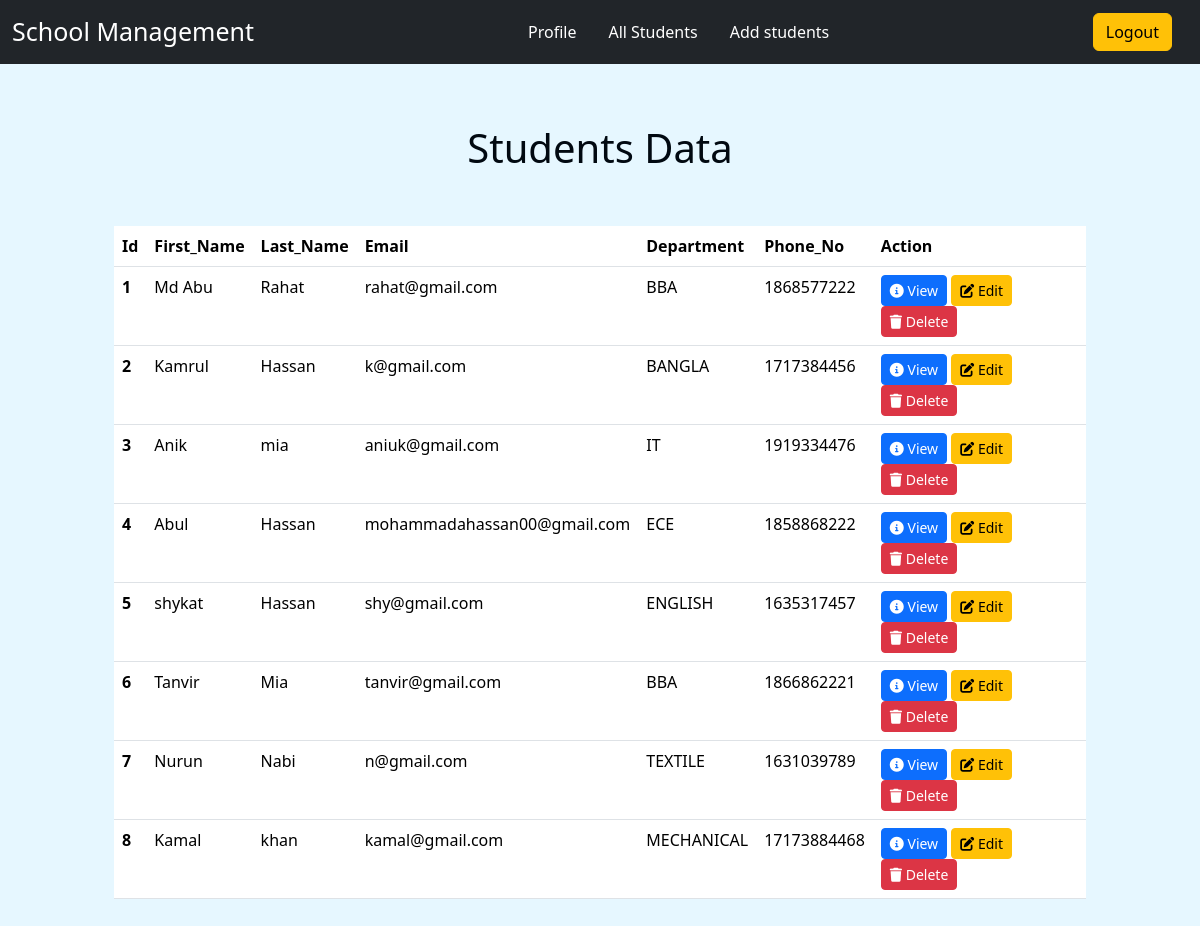
The app's page / (signed in) with its own data.
### first_app/models.py (models this page shows, shortened)
class Student(models.Model):
    First_name=models.CharField(max_length=20)
    Last_name=models.CharField(max_length=20)
    Email=models.EmailField()
    Department=models.CharField(max_length=30,choices=DEPARTMENT)
    Phone_NO=models.PositiveIntegerField()

### first_app/views.py (the view)
# urls.py: path('',views.home,name='home'),
def home(request):
    if request.user.is_authenticated:
        student=Student.objects.all()
        return render(request,'list_student.html',{'student': student})
    else:
        return redirect('login')

### templates/list_student.html (shortened to what this page needs)
{% extends "index.html" %}
{% block content %}
{%if student%}
<h1 class='student'>Students Data</h1>
<div class="div-container">
    <table class="table table-hover">
        <thead>
            <tr>
                <th scope="col">Id</th>
                <th scope="col">First_Name</th>
                <th scope="col">Last_Name</th>
                <th scope="col">Email</th>
                <th scope="col">Department</th>
                <th scope="col">Phone_No</th>
                <th scope="col">Action</th>
              </tr>
        </thead>
        <tbody>
            {% for st in student %}
          <tr>
            <th scope="row">{{st.id}}</th>
            <td>{{st.First_name}}</td>
            <td>{{st.Last_name}}</td>
            <td>{{st.Email}}</td>
            <td>{{st.Department}}</td>
            <td>{{st.Phone_NO}}</td>
            <td >
                <button type="button" class="btn btn-primary btn-sm" data-bs-toggle="modal" data-bs-target="#viewModal{{st.id}}"><i class="fa-solid fa-circle-info"></i> View</button>
<a href="{% url "edit_student" st.id %}"><button type="button" class="btn btn-warning btn-sm"><i class="fa-solid fa-pen-to-square"></i> Edit</button></a>
<button type="button" class="btn btn-danger btn-sm" data-toggle="modal" data-target="#deleteModal{{ st.id }}">
    <i class="fa-solid fa-trash"></i> Delete
</button>
            </td>
          </tr>
          {% endfor %}
        </tbody>
      </table>
      {%else%}
      <div class="alert alert-warning text-center" role="alert">
        No data found
      </div>
      {%endif%}
</div>
{% endblock content %}

### templates/index.html (shortened to what this page needs)
{% load static %}
<!doctype html>
<html lang="en">
  <head>
<link href="https://cdn.jsdelivr.net/npm/bootstrap@5.3.5/dist/css/bootstrap.min.css" rel="stylesheet">
<link rel="stylesheet" href="{% static 'css/style.css' %}">
<link href="https://cdnjs.cloudflare.com/ajax/libs/font-awesome/6.0.0-beta3/css/all.min.css" rel="stylesheet">
  </head>
  <body>
  {% include 'navbar.html'%}
  <div class="div-container">
    {% block content %}
    {% endblock content %}
  </div>
  </body>
</html>

### templates/navbar.html (shortened to what this page needs)
<nav class="navbar navbar-expand-lg navbar-dark bg-dark">
    <div class="container-fluid">
      <a class="navbar-brand" href="/">School Management</a>
      <div class="collapse navbar-collapse" id="navbarSupportedContent">
        {% if user.is_authenticated %}
        <ul class="navbar-nav me-auto mb-2 mb-lg-0 gap-3 ">
        <a class="nav-link text-white" href="{% url 'profile' %}">Profile</a>
        <a class="nav-link text-white" href="/">All Students</a>
        <a class="nav-link text-white " href="{% url 'add_student'%}">Add students</a>
        </ul>
          <a href="{% url 'logout'%}" class='btn btn-warning mx-3'>Logout</a>
          {% else %}
          <div class='ms-auto'>
          <a href="{% url 'login'%}" class='btn btn-warning mx-3 '>login</a>
          <a href="{% url 'register'%}" class='btn btn-success'>Register</a>
          </div>
        {%endif%}
      </div>
    </div>
  </nav>

### first_app/static/css/style.css (style rules this page uses)
body { background: none; background-color: #E6F7FF !important; }
.navbar-brand { font-size: 25px; }
.navbar-nav { padding-left: 250px; color: aliceblue; }
.div-container { padding-left: 8%; padding-right: 8%; padding: 5%; }
.student { width: 50%; text-align: center; margin: auto; color: rgb(1, 9, 17); }

### records on screen
Student: id "1", First_name "Md Abu", Last_name "Rahat", Email "rahat@gmail.com", Department "BBA", Phone_NO "1868577222"
Student: id "2", First_name "Kamrul", Last_name "Hassan", Email "k@gmail.com", Department "BANGLA", Phone_NO "1717384456"
Student: id "3", First_name "Anik", Last_name "mia", Email "aniuk@gmail.com", Department "IT", Phone_NO "1919334476"
Student: id "4", First_name "Abul", Last_name "Hassan", Email "mohammadahassan00@gmail.com", Department "ECE", Phone_NO "1858868222"
Student: id "5", First_name "shykat", Last_name "Hassan", Email "shy@gmail.com", Department "ENGLISH", Phone_NO "1635317457"
Student: id "6", First_name "Tanvir", Last_name "Mia", Email "tanvir@gmail.com", Department "BBA", Phone_NO "1866862221"
Student: id "7", First_name "Nurun", Last_name "Nabi", Email "n@gmail.com", Department "TEXTILE", Phone_NO "1631039789"
Student: id "8", First_name "Kamal", Last_name "khan", Email "kamal@gmail.com", Department "MECHANICAL", Phone_NO "17173884468"
